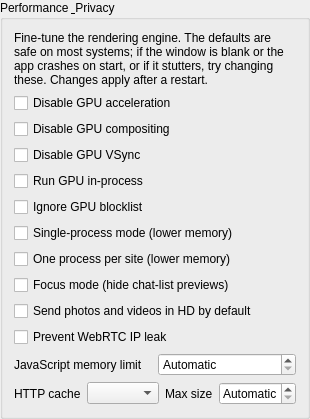
        <widget class="QGroupBox" name="groupBoxPerformance">
         <property name="title">
          <string>Performance &amp; Privacy</string>
         </property>
         <layout class="QVBoxLayout" name="verticalLayoutPerformance">
          <item>
           <widget class="QLabel" name="performanceHintLabel">
            <property name="text">
             <string>Fine-tune the rendering engine. The defaults are safe on most systems; if the window is blank or the app crashes on start, or if it stutters, try changing these. Changes apply after a restart.</string>
            </property>
            <property name="wordWrap">
             <bool>true</bool>
            </property>
           </widget>
          </item>
          <item>
           <widget class="QCheckBox" name="disableGpuCheckBox">
            <property name="toolTip">
             <string>Render entirely on the CPU (--disable-gpu). Fixes blank windows and start-up crashes on some GPU/driver setups. Default on Linux.</string>
            </property>
            <property name="text">
             <string>Disable GPU acceleration</string>
            </property>
           </widget>
          </item>
          <item>
           <widget class="QCheckBox" name="disableGpuCompositingCheckBox">
            <property name="toolTip">
             <string>Composite the page on the CPU (--disable-gpu-compositing). Avoids stale-frame flicker on some drivers.</string>
            </property>
            <property name="text">
             <string>Disable GPU compositing</string>
            </property>
           </widget>
          </item>
          <item>
           <widget class="QCheckBox" name="disableGpuVsyncCheckBox">
            <property name="toolTip">
             <string>Disable GPU VSync (--disable-gpu-vsync). May reduce input lag at the cost of tearing.</string>
            </property>
            <property name="text">
             <string>Disable GPU VSync</string>
            </property>
           </widget>
          </item>
          <item>
           <widget class="QCheckBox" name="inProcessGpuCheckBox">
            <property name="toolTip">
             <string>Run the GPU process inside the main process (--in-process-gpu). A workaround for some sandboxed setups.</string>
            </property>
            <property name="text">
             <string>Run GPU in-process</string>
            </property>
           </widget>
          </item>
          <item>
           <widget class="QCheckBox" name="ignoreGpuBlocklistCheckBox">
            <property name="toolTip">
             <string>Force acceleration even when the driver is blocklisted (--ignore-gpu-blocklist). Try this to turn the GPU back on.</string>
            </property>
            <property name="text">
             <string>Ignore GPU blocklist</string>
            </property>
           </widget>
          </item>
          <item>
           <widget class="QCheckBox" name="singleProcessCheckBox">
            <property name="toolTip">
             <string>Run everything in a single process (--single-process). Uses less memory but is less stable.</string>
            </property>
            <property name="text">
             <string>Single-process mode (lower memory)</string>
            </property>
           </widget>
          </item>
          <item>
           <widget class="QCheckBox" name="processPerSiteCheckBox">
            <property name="toolTip">
             <string>Share one renderer process per site (--process-per-site). Reduces memory use.</string>
            </property>
            <property name="text">
             <string>One process per site (lower memory)</string>
            </property>
           </widget>
          </item>
          <item>
           <widget class="QCheckBox" name="focusModeCheckBox">
            <property name="toolTip">
             <string>Hide contact names and message previews in the chat list (hover to reveal one). Useful when sharing your screen. The open conversation is untouched.</string>
            </property>
            <property name="text">
             <string>Focus mode (hide chat-list previews)</string>
            </property>
           </widget>
          </item>
          <item>
           <widget class="QCheckBox" name="hdMediaCheckBox">
            <property name="toolTip">
             <string>Default photos and videos to HD quality in the media editor. Depends on WhatsApp Web's layout; if a WhatsApp update breaks it, turn it off.</string>
            </property>
            <property name="text">
             <string>Send photos and videos in HD by default</string>
            </property>
           </widget>
          </item>
          <item>
           <widget class="QCheckBox" name="webrtcShieldCheckBox">
            <property name="toolTip">
             <string>Stop WebRTC from revealing your local IP address over non-proxied connections.</string>
            </property>
            <property name="text">
             <string>Prevent WebRTC IP leak</string>
            </property>
           </widget>
          </item>
          <item>
           <layout class="QHBoxLayout" name="horizontalLayoutJsMem">
            <item>
             <widget class="QLabel" name="jsMemoryLimitLabel">
              <property name="text">
               <string>JavaScript memory limit</string>
              </property>
             </widget>
            </item>
            <item>
             <widget class="QSpinBox" name="jsMemoryLimitSpinBox">
              <property name="toolTip">
               <string>Cap the JavaScript heap (V8 --max-old-space-size). 0 = automatic. Lower it if the app uses too much RAM.</string>
              </property>
              <property name="specialValueText">
               <string>Automatic</string>
              </property>
              <property name="suffix">
               <string> MB</string>
              </property>
              <property name="maximum">
               <number>8192</number>
              </property>
              <property name="singleStep">
               <number>128</number>
              </property>
             </widget>
            </item>
           </layout>
          </item>
          <item>
           <layout class="QHBoxLayout" name="horizontalLayoutCache">
            <item>
             <widget class="QLabel" name="cacheTypeLabel">
              <property name="text">
               <string>HTTP cache</string>
              </property>
             </widget>
            </item>
            <item>
             <widget class="QComboBox" name="cacheTypeComboBox">
              <property name="toolTip">
               <string>Where to keep the HTTP cache. Memory clears on exit; None disables caching.</string>
              </property>
             </widget>
            </item>
            <item>
             <widget class="QLabel" name="cacheMaxLabel">
              <property name="text">
               <string>Max size</string>
              </property>
             </widget>
            </item>
            <item>
             <widget class="QSpinBox" name="cacheMaxSpinBox">
              <property name="toolTip">
               <string>Maximum on-disk cache size. 0 = automatic.</string>
              </property>
              <property name="specialValueText">
               <string>Automatic</string>
              </property>
              <property name="suffix">
               <string> MB</string>
              </property>
              <property name="maximum">
               <number>4096</number>
              </property>
              <property name="singleStep">
               <number>64</number>
              </property>
             </widget>
            </item>
           </layout>
          </item>
         </layout>
        </widget>
